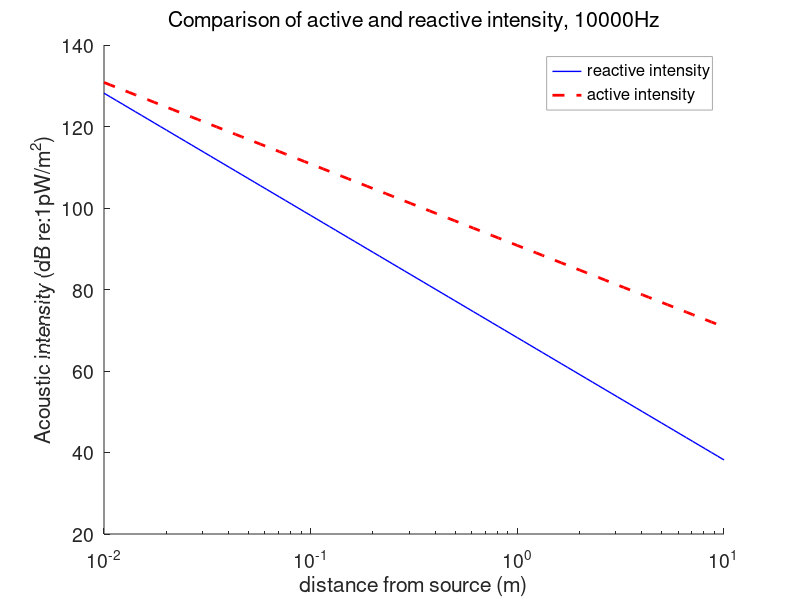

Write MATLAB code to recreate this figure.
#{
hw15_p08.m
INCE course 1, lesson 15
spreading losses

problem 8b
2023-08-11
#}

# known quantities
c = 343;  # speed of sound in air, meters per second
char_impedance = 415;  # characteristic impedance given by p_0*c in rayls
Iref = 10 ^ (-12);  # watts per square meter

# given in problem statement
A = 1;  # Pascals * meters
r = logspace(-2, 1, 100);  # radius values from 0.1m to 100m
# f = 100;  # Hertz
# f = 1000;
f = 10000;

# calculate acoustic wavenumber
k = (2 * pi()) / (c * (1 / f) );

# calculate active impedance for array of radiuses
active_intensity = (A ^ 2) ./ (2 * char_impedance * (r .^ 2));
reactive_intensity = (A ^ 2) ./ (2 * char_impedance * k * (r .^ 3));

# convert to decibel intensity
Ia_dB = 10*log10(active_intensity ./ Iref);
Ir_dB = 10*log10(reactive_intensity ./ Iref);

# calculate 10-decibel-down distance
diff_dB = Ia_dB - Ir_dB;
dB_down_idx = find(diff_dB >= 9.5, 1);
r_dB_down = r(dB_down_idx);
dB_down_text = horzcat("The reactive intensity is 10dB less than the active intensity at ", ...
num2str(r_dB_down), " meters from the source.");
disp(dB_down_text)

### create plots
semilogx(r, Ir_dB, 'b', 'LineWidth', 1, ...
r, Ia_dB, 'r--', 'LineWidth', 2);

# set chart and axis titles
set(gcf, 'Name', 'INCE Course 1, Lesson 15, Problem 8')
set(gca, 'Title', 'Comparison of active and reactive intensity, 10000Hz', ...,
'TitleFontWeight', 'normal', ...
'XLabel', 'distance from source (m)', ...
'YLabel', 'Acoustic intensity (dB re:1pW/m^2)', ...
'FontSize', 14, ...
'Box', 'off');

# legend and formatting
legend('reactive intensity', 'active intensity', ...
'FontSize', 12, ...
'EdgeColor', '#A9A9A9');



